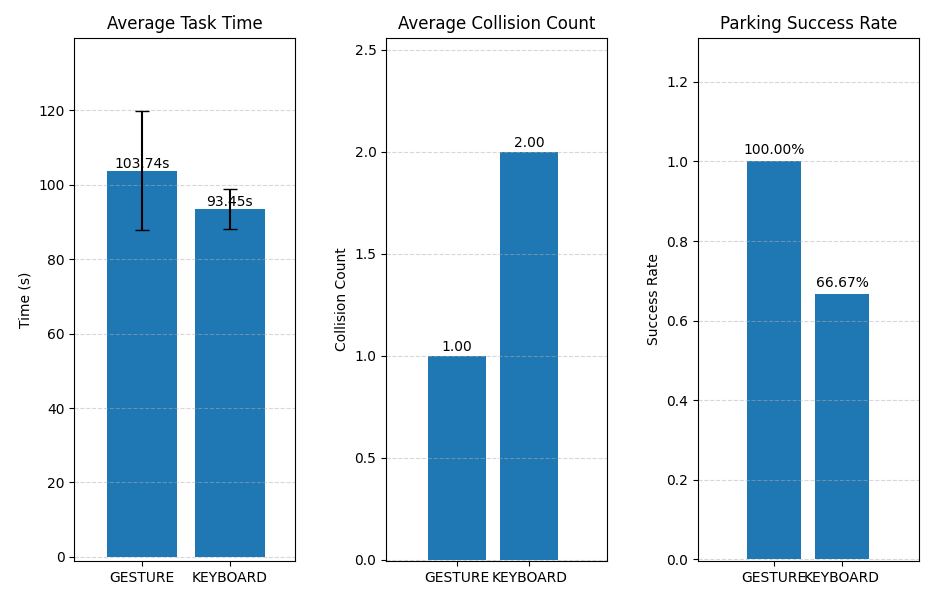
#> input picture webotproject2/svmModle/TEST/task_no_led.png, 941 x 600 px, found by its file name
$ python 'Image concat.py'
#> lines starting #> are read from the running program, lines starting #| are printed output that depends on the picture
from PIL import Image
import os

# Folder path
base_dir = r"E:\webot_project\webotproject2\svmModle\TEST"

# Two images to concatenate
img1_path = os.path.join(base_dir, "task_no_led.png")
img2_path = os.path.join(base_dir, "task_with_led.png")

# Output path
output_path = os.path.join(base_dir, "svm_result_concat.png")

# Load images
img1 = Image.open(img1_path)
#> img1 is the input picture: PIL image 941x600 RGBA; mean R, G, B, A 201.2, 220.2, 233.4, 255
img2 = Image.open(img2_path)
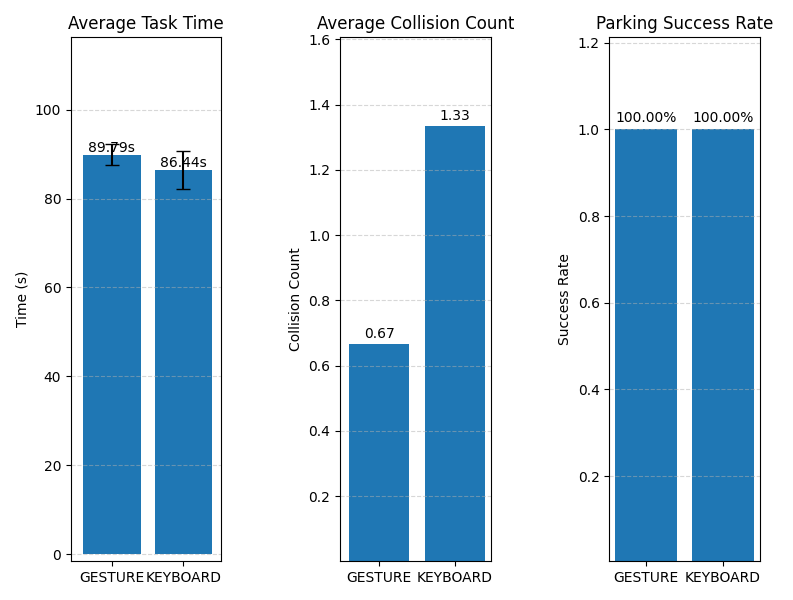
#> input picture webotproject2/svmModle/TEST/task_with_led.png, 793 x 600 px, found by its file name
#> img2 is the input picture: PIL image 793x600 RGBA; mean R, G, B, A 184.6, 209.9, 227.4, 255

# Normalize height (avoid misalignment if heights differ)
h = max(img1.height, img2.height)
#> h = 600
img1 = img1.resize((img1.width, h))
img2 = img2.resize((img2.width, h))

# Create new canvas
new_img = Image.new("RGB", (img1.width + img2.width, h))
#> new_img: PIL image 1734x600 RGB; every value is 0

# Concatenate left–right
new_img.paste(img1, (0, 0))
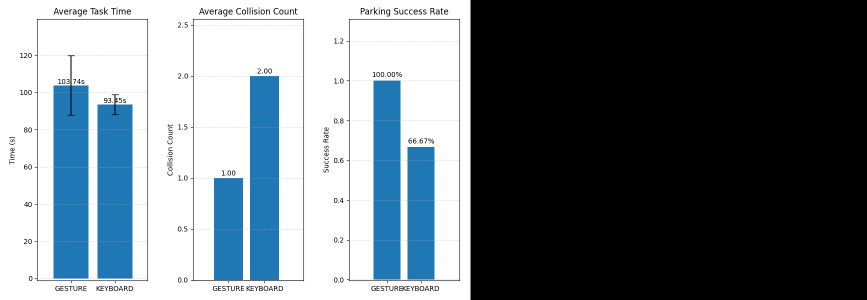
#> new_img: PIL image 1734x600 RGB (shown at 1/2 size); mean R, G, B 109.2, 119.5, 126.7
new_img.paste(img2, (img1.width, 0))
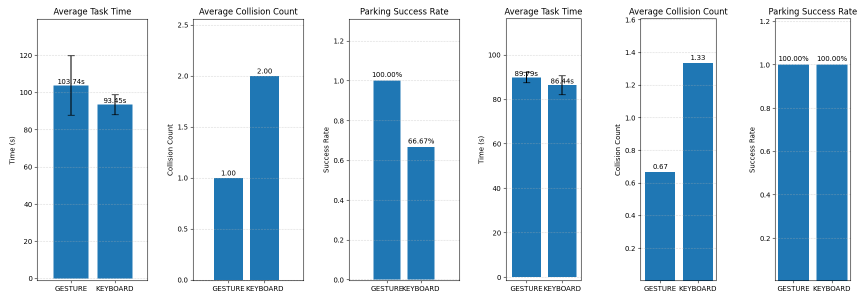
#> new_img: PIL image 1734x600 RGB (shown at 1/2 size); mean R, G, B 193.6, 215.5, 230.7

# Save output
new_img.save(output_path)

print("✓ Concatenation complete. Output file:", output_path)
